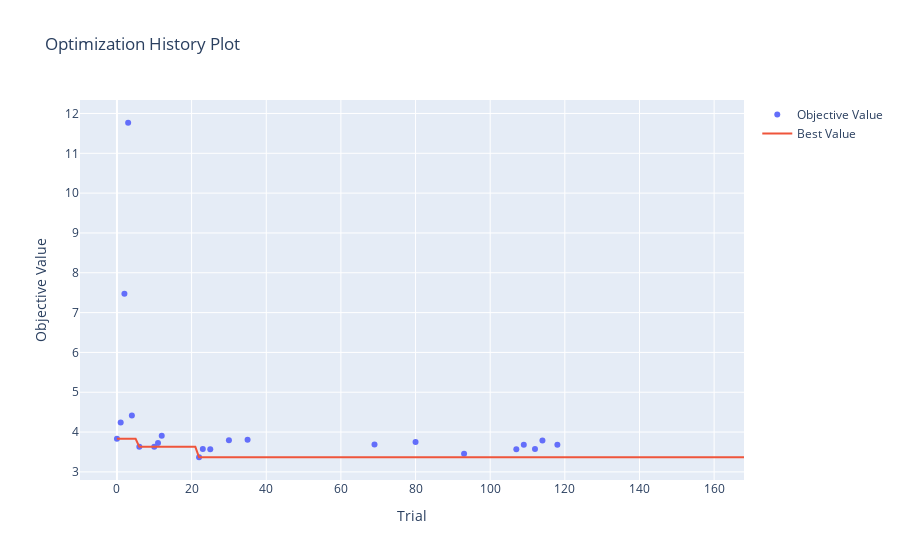

The cell this chart's notebook holds for it:
### Code cell
plot_optimization_history(study_gb)

### Figure 1 — Plotly figure (JSON) as saved in the notebook; plotly's stock layout.template omitted (floating-point values rounded to 4 significant figures; data arrays with more than 128 entries replaced by an {"elided": "..."} marker saying what was removed)
{"data": [{"mode": "markers", "name": "Objective Value", "type": "scatter", "x": [0, 1, 2, 3, 4, 6, 10, 11, 12, 22, 23, 25, 30, 35, 69, 80, 93, 107, 109, 112, 114, 118], "y": [3.83, 4.239, 7.472, 11.77, 4.418, 3.629, 3.63, 3.726, 3.911, 3.368, 3.576, 3.567, 3.795, 3.805, 3.688, 3.752, 3.458, 3.569, 3.684, 3.574, 3.789, 3.681]}, {"mode": "lines", "name": "Best Value", "type": "scatter", "x": {"elided": "169 int values"}, "y": {"elided": "169 float values"}}, {"marker": {"color": "#cccccc"}, "mode": "markers", "name": "Infeasible Trial", "showlegend": false, "type": "scatter", "x": [], "y": []}], "layout": {"title": {"text": "Optimization History Plot"}, "xaxis": {"title": {"text": "Trial"}}, "yaxis": {"title": {"text": "Objective Value"}}}}
